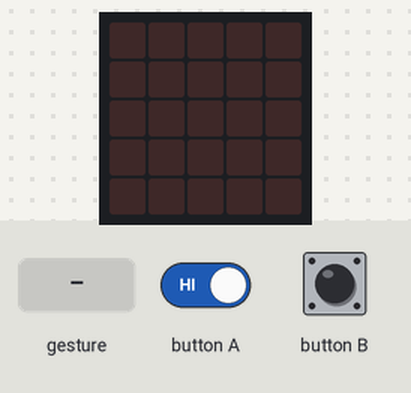
A program run on a simulated BBC micro:bit running MicroPython. Shown: the board's 5×5 LED display. The test bench sets the inputs (shaded band). Random numbers come from a fixed seed; a tilt is held for 1.5 s and a shake lasts 1 s, then the board lies face up again.

Above: at 1.2 s.
1.3 s: button B pressed for 0.15 s
At 1.7 s:
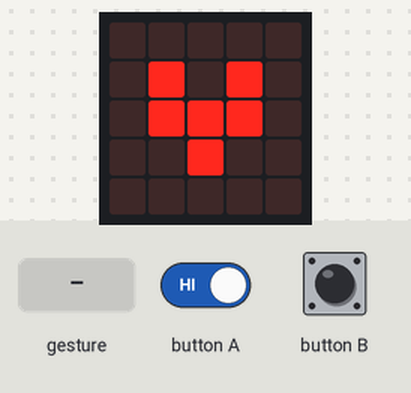
4.3 s: gesture 'shake'
7.3 s: button A driven LOW and button B driven LOW
At 10.1 s:
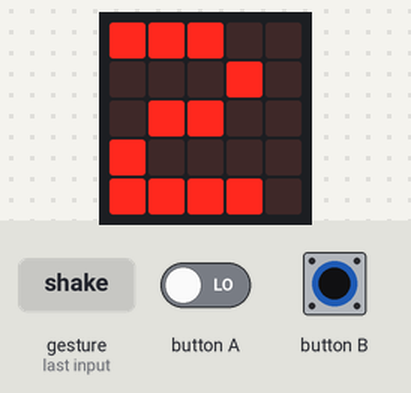
10.3 s: button A released
At 11.95 s:
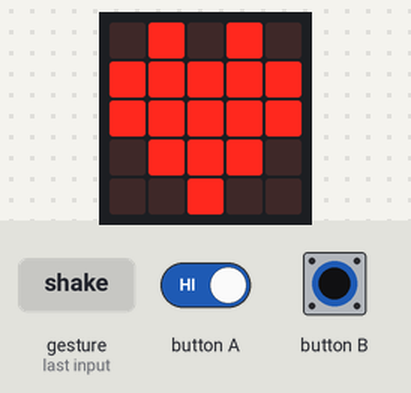
Timing chart, 0 to 13.4 s (numbered marks = the images above; inputs shaded):
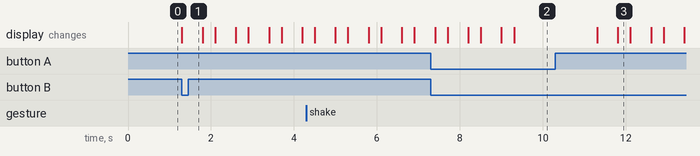

The program:

python-1.py
```python
from microbit import *  # load the microbit library

## beating heart / any other icon
small_icon = Image.HEART_SMALL
icon = Image.HEART

def beating_icon():
    """
    display the small icon, delay for a bit, display the larger icon
    """
    for i in range(10):  # repeat 10 times
        display.show(small_icon)
        sleep(500)
        display.show(icon)
        sleep(300)

    display.clear()  # clear the display
    return
#######

## speech and song demo
import music  # for playing notes
import speech # for text to speech

# play a list of notes - star wars theme

def play_tune():
    """
    play a tune given as a list of tunes in the format NOTE{SCALE}:DURATION
    https://microbit-micropython.readthedocs.io/en/latest/tutorials/music.html
    """
    sw_tune = ['G4:4', 'R:1', 'G4:4', 'R:1', 'G4:4', 'R:1',
               'C4:5', 'C4:5', 'G4:5', 'G4:5', 'F4:2', 'R:1',
               'E4:2', 'R:1', 'D4:4', 'C6:5', 'C6:5', 'G4:5', 'F4:4', 'R:1'
               'E4:4', 'R:1', 'D4:4', 'C6:5', 'C6:5', 'G4:5']

    music.play(sw_tune)
    music.play(sw_tune)

    return


def say_words():
    """
    say words
    https://microbit-micropython.readthedocs.io/en/latest/tutorials/speech.html
    """
    vader_words = 'No, I am your father'
    han_words = 'that is no moon, it is a space station'

    speech.say(vader_words, pitch=200, speed=125, mouth=150, throat=125)
    sleep(500)
    speech.say(han_words, speed=125)

    return
#####

### roll dice on shake
import random

def roll_dice():
    roll = random.randint(1, 6)  # pick a random number between 1 and 6
    display.show(roll)
    sleep(2000)  # sleep for 2 seconds
    display.clear()

    return
#####

while True:
    # display.scroll('Hello, World!')
    if button_a.is_pressed():
        # play_tune()
        say_words()
    if button_b.is_pressed():
        beating_icon()

    if accelerometer.was_gesture('shake'):
        roll_dice()
```

Measured:
- after the input at 1.3 s, the display: changes at once (image 1)
